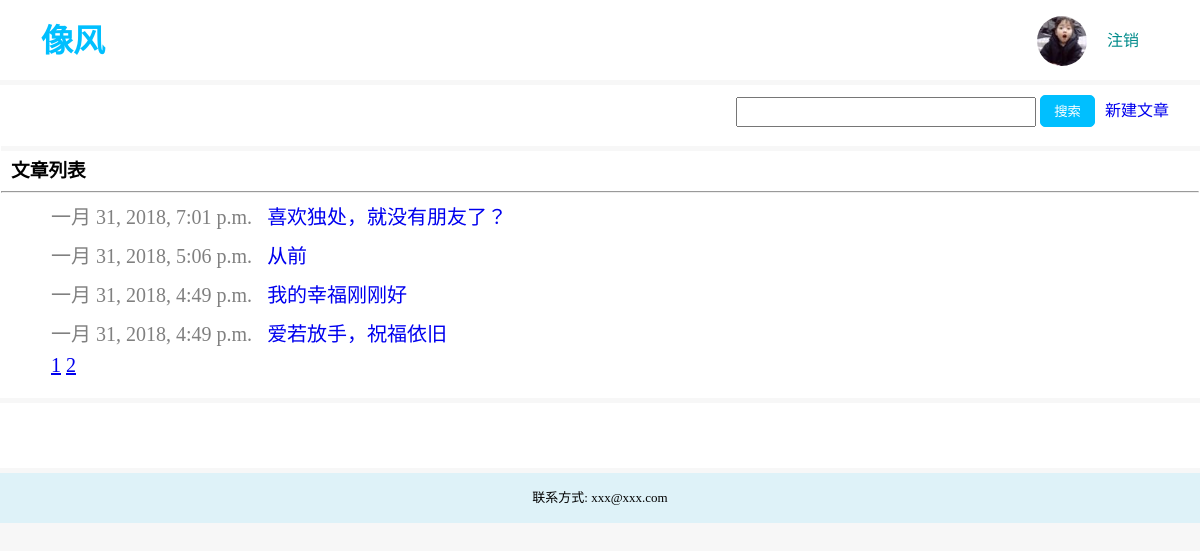
The app's page /post/index/2/ (signed in) with its own data.
### user/models.py (models this page shows, shortened)
class User(models.Model):
    username = models.CharField(max_length=64, unique=True, null=False, blank=False)
    passwd = models.CharField(max_length=64, null=False, blank=False)
    head = models.ImageField()
    age = models.IntegerField()
    sex = models.IntegerField()
    pid = models.IntegerField(default=1)

### post/models.py (models this page shows, shortened)
class Article(models.Model):
    title = models.CharField(max_length=128)
    date = models.DateTimeField(auto_now_add=True)
    content = models.TextField()

### post/helper.py (the view)
        def wrap2(request, *args, **kwargs):
            key = 'PAGES-%s' % request.get_full_path()
            response = cache.get(key)
            if response is not None:
                print('RETURN FROM CACHE')
                return response
            else:
                print('RETURN FROM VIEW')
                response = view_func(request, *args, **kwargs)
                cache.set(key, response, timeout)
                return response

### post/helper.py (called while the page is built)
def page_cache(timeout):
    def wrap1(view_func):
        def wrap2(request, *args, **kwargs):
            key = 'PAGES-%s' % request.get_full_path()
            response = cache.get(key)
            if response is not None:
                print('RETURN FROM CACHE')
                return response
            else:
                print('RETURN FROM VIEW')
                response = view_func(request, *args, **kwargs)
                cache.set(key, response, timeout)
                return response
        return wrap2
    return wrap1

def get_article_top(number):
    articles_click = rds.zrevrange('article-click', 0, number, withscores=True)
    articles_click = [[int(aid), int(count)] for aid, count in articles_click]
    aid_list = [row[0] for row in articles_click]
    articles = Article.objects.in_bulk(aid_list)
    for row in articles_click:
        aid = row[0]
        row[0] = articles[aid]
    return articles_click

### post/views.py (called while the page is built)
@page_cache(2)
def index(request, start=1):
    view_name = 'index'
    article_num = Article.objects.count()
    pages_num = ceil(article_num / 5)
    start = (start - 1) * 5
    articles = Article.objects.all().order_by('-date')[start: start + 5]
    page_num_list = [i for i in range(1, pages_num + 1)]
    uid = request.session.get('uid')
    articles_count = get_article_top(10)
    user = None
    if uid:
        user = User.objects.get(id=uid)
    return render(request, 'index.html', {'articles': articles, 'user': user, 'pages_num_list': page_num_list, 'view_name': view_name,
                                          'articles_count': articles_count})

### post/templates/index.html (shortened to what this page needs)
{% extends 'base.html' %}
{% block content %}
    <li style="height: 40px;line-height: 40px;"><h3 style="font-family: '楷体';margin-left: 10px;">文章列表</h3><hr></li>
    {% for article in articles %}
        <li style="margin-top: 10px;font-size: 20px;color: gray;padding-left: 50px;"><span>{{ article.date }} </span>&nbsp;&nbsp;<a style="font-family: '楷体" href="/post/detail/?aid={{ article.id }}">{{ article.title }}</a></li>
    {% endfor %}
    <li style="margin-top: 10px;font-size: 20px;color: gray;position: absolute; left: 50px;bottom: 20px">
        {% for page_num in pages_num_list %}
            <a style="text-decoration-line: underline;" href="/post/index/{{ page_num }}/">{{ page_num }}</a>
        {% endfor %}
    </li>
{% endblock %}

### post/templates/base.html (shortened to what this page needs)
{% load static %}
<!DOCTYPE html>
<html lang="en">
<head>
    <link rel="stylesheet" href="{% static "style.css" %}">
</head>
<body>
    <div class="container">
        <header>
            <a href="/post/index/"><h1>像风</h1></a>
            {% if view_name == "index" %}
                {% if user %}
                    <a href="/user/logout/">注销</a>
                    <a href="/user/info/" style="margin-top: 15px;"><img id="he" style="border-radius: 50%;width: 50px; height: 50px;" src="/medias/{{ user.head }}" alt=""></a>
                {% else %}
                    <a href="/user/login/">登陆</a>
                    <a href="/user/register">注册</a>
                {% endif %}
            {% endif %}
        </header>
    </div>
        <div style="width: 1200px; margin: 0 auto;background-color: white;margin-bottom: 5px;">
            <nav>
                <form action="/post/search/" method="post">
                    <input type="text" name="search_content" id="search">
                    <input style="font-family: '楷体" type="submit" value="搜索" id="submit">
                </form>
                <a href="/post/publish" style="font-family: '楷体">新建文章</a>
            </nav>
            <ul class="cont">
            <p style="width: 1200px;height: 5px; background-color: #F7F7F7"></p>
                {% block content %}
                {% endblock %}
            </ul>
            <p style="width: 1200px;height: 5px; background-color: #F7F7F7"></p>
            <ul class="cont" style="margin-top: 5px;border-bottom: none">
            </ul>
        </div>
    <div style="width: 100%;background-color: rgba(0,191,255,0.1);height: 50px;line-height: 50px;text-align: center;">
        <span style="font-size: 13px;color: black; font-family: '楷体'">联系方式: xxx@xxx.com</span>
    </div>
</body>
</html>

### post/static/style.css (style rules this page uses)
* { margin: 0; padding: 0; box-sizing: border-box; text-decoration: none; list-style: none; }
body { background-color: #F7F7F7; }
.container { height: auto; margin-bottom: 5px; background-color: white; }
header { height: 80px; line-height: 80px; padding: 0 40px; border: 1px solid white; border-radius: 10%; }
header a { color: deepskyblue; font-family: "楷体"; }
header a { float: right; color: darkcyan; margin-right: 20px; }
header a:first-child { float: left; color: deepskyblue; }
nav { height: 50px; line-height: 50px; padding: 0 30px; display: flex; float: right; border: 1px solid white; border-radius: 10%; }
nav #search { width: 300px; height: 30px; }
nav #submit { height: 32px; width: 55px; margin-right: 10px; background-color: deepskyblue; border: 1px solid deepskyblue; border-radius: 5px; cursor: pointer; color: white; }
.cont { margin-top: 20px; clear: both; width: 100%; position: relative; padding-top: 10px; height: auto; padding-bottom: 50px; border: 1px solid white; border-radius: 10%; }
.cont:last-child { border: none; margin-top: 10px; border-bottom: 1px solid deepskyblue; height: auto; }
#he { animation: 8s run linear infinite; }

### records on screen
User: head (picture)
Article: date "一月 31, 2018, 7:01 p.m.", title "喜欢独处，就没有朋友了？"
Article: date "一月 31, 2018, 5:06 p.m.", title "从前"
Article: date "一月 31, 2018, 4:49 p.m.", title "我的幸福刚刚好"
Article: date "一月 31, 2018, 4:49 p.m.", title "爱若放手，祝福依旧"

### other values on screen
{{ page_num }} "1" "2"
